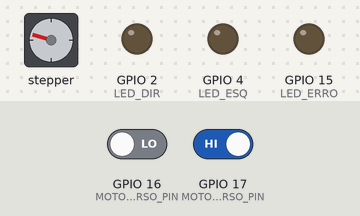
This sketch was run on a simulated ESP32. On the bench: stepper motor, output pins drawn as LEDs (lit = HIGH). Wiring (inferred from the names in the program): stepper motor driver (1600 steps per turn assumed): step GPIO 33; direction GPIO 32; enable GPIO 5. The test bench sets the inputs (shaded band); at power-on: GPIO 17 (MOTOR_PASSO_LIMIT_ESQUERDA_FIM_CURSO_PIN) HIGH, GPIO 16 (MOTOR_PASSO_LIMIT_DIREITA_FIM_CURSO_PIN) LOW. Pins used as bus, display or sensor lines are not drawn.

Above: at 1.2 s.
1.3 s: GPIO 17 (MOTOR_PASSO_LIMIT_ESQUERDA_FIM_CURSO_PIN) driven LOW
4.3 s: GPIO 16 (MOTOR_PASSO_LIMIT_DIREITA_FIM_CURSO_PIN) driven HIGH
7.3 s: GPIO 16 (MOTOR_PASSO_LIMIT_DIREITA_FIM_CURSO_PIN) driven LOW
10.3 s: GPIO 16 (MOTOR_PASSO_LIMIT_DIREITA_FIM_CURSO_PIN) driven HIGH
13.3 s: GPIO 17 (MOTOR_PASSO_LIMIT_ESQUERDA_FIM_CURSO_PIN) driven HIGH
At 15.2 s:
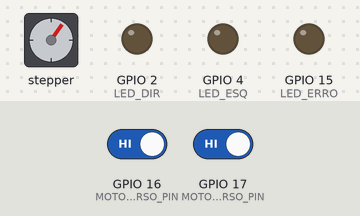
16.3 s: GPIO 16 (MOTOR_PASSO_LIMIT_DIREITA_FIM_CURSO_PIN) driven LOW and GPIO 17 (MOTOR_PASSO_LIMIT_ESQUERDA_FIM_CURSO_PIN) driven LOW
At 16.7 s:
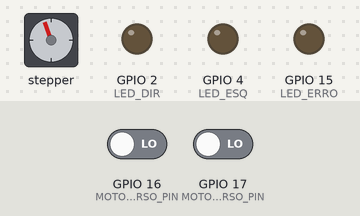
Timing chart, 0 to 38.6 s (numbered marks = the images above; inputs shaded):
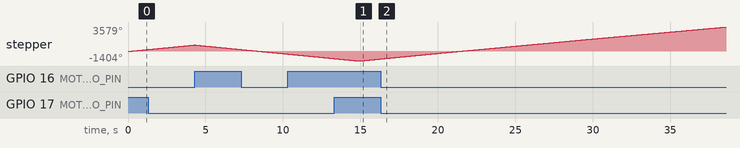

The sketch:

motor_passo_fim_curso.ino
```cpp
const int DIR = 32;
const int STEP = 33;
const int en = 5;
const int steps_per_rev = 1600;
const int speed = 500;
int etapa = 1;
int direcao =  1;

#define MOTOR_PASSO_LIMIT_DIREITA_FIM_CURSO_PIN 16
#define MOTOR_PASSO_LIMIT_ESQUERDA_FIM_CURSO_PIN 17
#define LED_ESQ 4
#define LED_DIR 2
#define LED_ERRO 15
//dir ==1 gira para direita, dir =0 gira para
void setup()
{
  Serial.begin(115200);
  pinMode(STEP, OUTPUT);
  pinMode(DIR, OUTPUT);
  pinMode(en, OUTPUT);
  pinMode (MOTOR_PASSO_LIMIT_DIREITA_FIM_CURSO_PIN, INPUT);
  pinMode (MOTOR_PASSO_LIMIT_ESQUERDA_FIM_CURSO_PIN, INPUT);
  pinMode(LED_ESQ, OUTPUT);
  pinMode(LED_DIR, OUTPUT);
  pinMode(LED_ERRO, OUTPUT);

  digitalWrite(en, LOW);
  // Gira para a direita primeiro
  digitalWrite(DIR, direcao);
}
void loop()
{


  int cont_timeout_nivelamento = 0;

  if (etapa == 1){
    digitalWrite(DIR, direcao);
    while ((digitalRead(MOTOR_PASSO_LIMIT_DIREITA_FIM_CURSO_PIN) != HIGH) && (digitalRead(MOTOR_PASSO_LIMIT_ESQUERDA_FIM_CURSO_PIN) != HIGH)) {
      digitalWrite(STEP, HIGH);
      delayMicroseconds(speed);
      digitalWrite(STEP, LOW);
      delayMicroseconds(speed);

      cont_timeout_nivelamento += 1;
      if (cont_timeout_nivelamento >= 6500) {
        break;
      }
    }
  }
  if (digitalRead(MOTOR_PASSO_LIMIT_DIREITA_FIM_CURSO_PIN) == HIGH){
      direcao = 0;
      etapa = 0;
  }
  if (digitalRead(MOTOR_PASSO_LIMIT_ESQUERDA_FIM_CURSO_PIN) == HIGH){
      direcao = 1;
      etapa = 0;
  }
  if (etapa == 0){
      digitalWrite(DIR, direcao);
      while ((digitalRead(MOTOR_PASSO_LIMIT_DIREITA_FIM_CURSO_PIN) == HIGH) || (digitalRead(MOTOR_PASSO_LIMIT_ESQUERDA_FIM_CURSO_PIN) == HIGH)) {
      digitalWrite(STEP, HIGH);
      delayMicroseconds(speed);
      digitalWrite(STEP, LOW);
      delayMicroseconds(speed);

      cont_timeout_nivelamento += 1;
      if (cont_timeout_nivelamento >= 7500) {
        break;
      }
    }
    etapa = 1;
  }


  // Serial.println("--------------------- VAI COMECAR OS LACOS ---------------------");

  // int cont_timeout_nivelamento = 0;

  // digitalWrite(en, LOW);

  // digitalWrite(LED_DIR, LOW);
  // digitalWrite(LED_ESQ, LOW);
  // digitalWrite(LED_ERRO, LOW);

  // // Gira para a direita primeiro
  // digitalWrite(DIR, HIGH);
  // do {
  //   digitalWrite(STEP, HIGH);
  //   delayMicroseconds(100);
  //   digitalWrite(STEP, LOW);
  //   delayMicroseconds(100);

  //   // Serial.println("Ta girando DIREITA");
  //   // Serial.println("ESQUERDA");
  //   // Serial.println(digitalRead(MOTOR_PASSO_LIMIT_ESQUERDA_FIM_CURSO_PIN));
  //   // delay(100);
  //   // Serial.println("DIREITA");
  //   // Serial.println(digitalRead(MOTOR_PASSO_LIMIT_DIREITA_FIM_CURSO_PIN));
  //   // delay(1000);

  //   cont_timeout_nivelamento += 1;
  //   digitalWrite(LED_DIR, HIGH);
  //   if (cont_timeout_nivelamento == 10000) {
  //     digitalWrite(LED_ERRO, HIGH);
  //     break;
  //   }
  // } while ((digitalRead(MOTOR_PASSO_LIMIT_DIREITA_FIM_CURSO_PIN) == LOW) && (digitalRead(MOTOR_PASSO_LIMIT_ESQUERDA_FIM_CURSO_PIN) == LOW));

  // if (cont_timeout_nivelamento > 7500) {
  //   // mensagemErro
  //   Serial.println("--------------------- ERRO DIREITA ---------------------");
  //   Serial.printf("Deu o timeout n ativo o switch DIREITA");
  // }
  // cont_timeout_nivelamento = 0;
  // Serial.println("--------------------- TA FORA DO LOOP DIREITA ---------------------");
  // delay(1000);

  // // Depois gira para a esquerda, deixa rodar um pouco
  // digitalWrite(DIR, LOW);
  // for(int i = 0; i<1000; i++)
  // {
  //   digitalWrite(STEP, HIGH);
  //   delayMicroseconds(100);
  //   digitalWrite(STEP, LOW);
  //   delayMicroseconds(100);
  // }
  // delay(2000);

  // digitalWrite(LED_DIR, LOW);
  // digitalWrite(LED_ESQ, LOW);
  // digitalWrite(LED_ERRO, LOW);
  // // Ai pode girar para o outro sentido
  // do {
  //   digitalWrite(STEP, HIGH);
  //   delayMicroseconds(100);
  //   digitalWrite(STEP, LOW);
  //   delayMicroseconds(100);

  //   // Serial.println("Ta girando ESQUERDA");
  //   // Serial.println("ESQUERDA");
  //   // Serial.println(digitalRead(MOTOR_PASSO_LIMIT_ESQUERDA_FIM_CURSO_PIN));
  //   // delay(100);
  //   // Serial.println("DIREITA");
  //   // Serial.println(digitalRead(MOTOR_PASSO_LIMIT_DIREITA_FIM_CURSO_PIN));
  //   // delay(1000);

  //   digitalWrite(LED_ESQ, HIGH);

  //   cont_timeout_nivelamento += 1;
  //   if (cont_timeout_nivelamento == 10000) {
  //     digitalWrite(LED_ERRO, HIGH);
  //     break;
  //   }
  // }
  // while ((digitalRead(MOTOR_PASSO_LIMIT_DIREITA_FIM_CURSO_PIN) == LOW) && (digitalRead(MOTOR_PASSO_LIMIT_ESQUERDA_FIM_CURSO_PIN) == LOW));

  // if (cont_timeout_nivelamento > 7500) {
  //   // mensagemErro
  //   Serial.println("--------------------- ERRO ESQUERDA ---------------------");
  //   Serial.println("Deu o timeout n ativo o switch ESQUERDA");
  // }

  // Serial.println("--------------------- TA FORA DO LOOP ESQUERDA ---------------------");

  // delay(1000);
  // // Por fim, deixa fora do fim de curso novamente
  // digitalWrite(DIR, HIGH);
  // for(int i = 0; i<1000; i++)
  // {
  //   digitalWrite(STEP, HIGH);
  //   delayMicroseconds(100);
  //   digitalWrite(STEP, LOW);
  //   delayMicroseconds(100);
  // }
  // delay(2000);

  // Serial.println("--------------------- TERMINO OS LACOS ---------------------");
}
```
